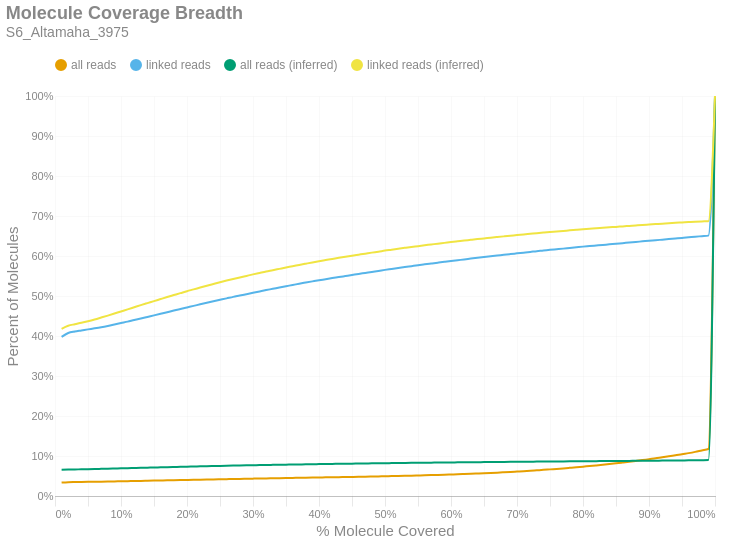

The cell this chart's notebook holds for it:
### Markdown cell above
### Molecule Read Coverage
This chart shows molecule coverage breadth as computed by the number of bases aligned to that molecule. In other words, "*how much of each unique long molecule is actually sequenced/aligned?*" Keep in mind there is a distinction between sequences and alignments, since some sequences belonging to a particular molecule may not align well and wouldn't appear in the alignment data. This chart also shows molecule coverage breadth as computed by the *inferred fragment* from which the aligned sequences originate. Unlike read coverage, this calculation takes into account the total insert size, including unsequenced gaps between the forward and reverse reads. Like the previous figures, these are cumulative percents.

### Code cell
if SKIPLR:
    print_html(f"Skipped")
else:
    binned_df = consolidated_hist(valids['coverage_bp'], mask, 0.01, True)
    binned_df_inf = consolidated_hist(valids['coverage_inserts'], mask, 0.01, True)
    binned_df = binned_df.with_columns(pl.lit(binned_df_inf['all reads (cumsum)']).alias('all reads (inferred)'))
    binned_df = binned_df.with_columns(pl.lit(binned_df_inf['linked reads (cumsum)']).alias('linked reads (inferred)'))
    binned_df = binned_df.with_columns(
        (pl.col('bin').cast(pl.Float64) + 0.01).alias('right_edge')
    )

    with SafeRender(binned_df):
        (
            density_plot(binned_df, 'Molecule Coverage Breadth', samplename, 'molcov', ['all reads (inferred)','linked reads (inferred)'])
            .encode(
                #x=alt.X('bin:Q', title="% Molecule Covered").axis(format = '%').scale(padding=0),
                x=alt.X('right_edge:Q', title="% Molecule Covered").axis(format='%').scale(padding=0),
                y=alt.Y('value:Q', title='Percent of Molecules')
                    .axis(format='%')
                    .stack(False)
                    .scale(domainMin=0, padding=0),
                color=alt.Color("key:N").scale(domain = ["all reads", "linked reads", "all reads (inferred)", "linked reads (inferred)"]),
                tooltip = [
                    alt.Tooltip("key:N", title = "Data Type"),
                    alt.Tooltip("range_label:N", title="% Molecule Covered"),
                    alt.Tooltip("value:Q", format = ".2%", title="% Molecules")
                ]
            )
        ).display()

### Figure 1 — Vega-Lite specification as saved in the notebook (floating-point values rounded to 4 significant figures)
{"width": "container", "height": 400, "config": {"title": {"anchor": "start", "dy": -15, "fontSize": 18, "color": "#888888", "subtitleColor": "#888888", "subtitleFontSize": 14}, "arc": {"fill": "#0072B2"}, "axis": {"domainColor": "#888888", "domainWidth": 0.5, "gridWidth": 0.2, "grid": false, "titleFontWeight": 400, "titleFontSize": 15, "labelFontSize": 11, "labelColor": "#888888", "tickColor": "#888888", "tickWidth": 0.2, "titleColor": "#888888"}, "axisBand": {"grid": false}, "axisX": {"grid": true, "tickSize": 10, "domainCap": "round"}, "axisY": {"domain": false, "grid": true, "tickSize": 0, "domainCap": "round"}, "background": "transparent", "header": {"labelFontSize": 15, "labelColor": "#888888", "titleFontSize": 15, "titleFontWeight": 600, "titleColor": "#888888"}, "legend": {"labelFont": "sans-serif", "labelFontSize": 12, "labelColor": "#888888", "symbolSize": 100, "symbolType": "circle", "titleFontSize": 12, "titlePadding": 10, "titleColor": "#888888", "title": null, "orient": "top"}, "range": {"category": ["#E69F00", "#56B4E9", "#009E73", "#F0E442", "#0072B2", "#D55E00", "#CC79A7", "#000000"], "diverging": ["#cfe8f3", "#a2d4ec", "#73bfe2", "#46abdb", "#1696d2", "#12719e"]}, "area": {"fill": "#0072B2", "fillOpacity": 0.7, "line": true, "strokeOpacity": 0.7}, "line": {"color": "#0072B2", "stroke": "#0072B2", "strokeWidth": 2}, "trail": {"color": "#0072B2", "stroke": "#0072B2", "strokeWidth": 0, "size": 1}, "point": {"filled": true, "fillOpacity": 1.0, "size": 95}, "text": {"color": "#888888", "fontSize": 11, "align": "right", "fontWeight": 400, "size": 11}, "bar": {"fill": "#0072B2", "stroke": null}, "view": {"stroke": null, "continuousWidth": 660, "continuousHeight": 400}}, "data": {"name": "data-beb1f679394db151fe827691fe0367a9"}, "mark": {"type": "line", "interpolate": "monotone", "point": {"opacity": 0, "size": 275}}, "encoding": {"color": {"field": "key", "scale": {"domain": ["all reads", "linked reads", "all reads (inferred)", "linked reads (inferred)"]}, "type": "nominal"}, "tooltip": [{"field": "key", "title": "Data Type", "type": "nominal"}, {"field": "range_label", "title": "% Molecule Covered", "type": "nominal"}, {"field": "value", "format": ".2%", "title": "% Molecules", "type": "quantitative"}], "x": {"axis": {"format": "%"}, "field": "right_edge", "scale": {"padding": 0}, "title": "% Molecule Covered", "type": "quantitative"}, "y": {"axis": {"format": "%"}, "field": "value", "scale": {"domainMin": 0, "padding": 0}, "stack": false, "title": "Percent of Molecules", "type": "quantitative"}}, "params": [{"name": "param_c36ac31b6afebe62", "select": {"type": "point", "fields": ["key"]}, "bind": "legend"}], "title": {"text": "Molecule Coverage Breadth", "subtitle": "S6_Altamaha_3975"}, "transform": [{"fold": ["all reads (cumsum)", "linked reads (cumsum)", "all reads (inferred)", "linked reads (inferred)"]}, {"calculate": "replace(datum.key, ' (cumsum)', '')", "as": "key"}, {"filter": {"param": "param_c36ac31b6afebe62"}}], "usermeta": {"embedOptions": {"downloadFileName": "S6_Altamaha_3975.molcov"}}, "$schema": "https://vega.github.io/schema/vega-lite/v6.1.0.json", "datasets": {"data-beb1f679394db151fe827691fe0367a9": [{"bin": "0.0", "interval": "0.0-0.01", "all reads": 0.03372, "linked reads": 0.3978, "all reads (cumsum)": 0.03372, "linked reads (cumsum)": 0.3978, "range_label": "0.0-0.01", "all reads (inferred)": 0.06544, "linked reads (inferred)": 0.418, "right_edge": 0.01}, {"bin": "0.01", "interval": "0.01-0.02", "all reads": 0.0008577, "linked reads": 0.00972, "all reads (cumsum)": 0.03457, "linked reads (cumsum)": 0.4076, "range_label": "0.01-0.02", "all reads (inferred)": 0.06608, "linked reads (inferred)": 0.4256, "right_edge": 0.02}, {"bin": "0.02", "interval": "0.02-0.03", "all reads": 0.0003559, "linked reads": 0.003782, "all reads (cumsum)": 0.03493, "linked reads (cumsum)": 0.4113, "range_label": "0.02-0.03", "all reads (inferred)": 0.06641, "linked reads (inferred)": 0.4294, "right_edge": 0.03}, {"bin": "0.03", "interval": "0.03-0.04", "all reads": 0.0002478, "linked reads": 0.002596, "all reads (cumsum)": 0.03518, "linked reads (cumsum)": 0.4139, "range_label": "0.03-0.04", "all reads (inferred)": 0.06671, "linked reads (inferred)": 0.433, "right_edge": 0.04}, {"bin": "0.04", "interval": "0.04-0.05", "all reads": 0.0002419, "linked reads": 0.002648, "all reads (cumsum)": 0.03542, "linked reads (cumsum)": 0.4166, "range_label": "0.04-0.05", "all reads (inferred)": 0.06706, "linked reads (inferred)": 0.4369, "right_edge": 0.05}, {"bin": "0.05", "interval": "0.05-0.06", "all reads": 0.0002345, "linked reads": 0.002534, "all reads (cumsum)": 0.03565, "linked reads (cumsum)": 0.4191, "range_label": "0.05-0.06", "all reads (inferred)": 0.06744, "linked reads (inferred)": 0.4413, "right_edge": 0.06}, {"bin": "0.06", "interval": "0.06-0.07", "all reads": 0.0002492, "linked reads": 0.002756, "all reads (cumsum)": 0.0359, "linked reads (cumsum)": 0.4219, "range_label": "0.06-0.07", "all reads (inferred)": 0.06785, "linked reads (inferred)": 0.4461, "right_edge": 0.07}, {"bin": "0.07", "interval": "0.07-0.08", "all reads": 0.0002863, "linked reads": 0.00322, "all reads (cumsum)": 0.03619, "linked reads (cumsum)": 0.4251, "range_label": "0.07-0.08", "all reads (inferred)": 0.06826, "linked reads (inferred)": 0.451, "right_edge": 0.08}, {"bin": "0.08", "interval": "0.08-0.09", "all reads": 0.0003092, "linked reads": 0.00356, "all reads (cumsum)": 0.0365, "linked reads (cumsum)": 0.4287, "range_label": "0.08-0.09", "all reads (inferred)": 0.0687, "linked reads (inferred)": 0.4562, "right_edge": 0.09}, {"bin": "0.09", "interval": "0.09-0.1", "all reads": 0.0003233, "linked reads": 0.003668, "all reads (cumsum)": 0.03682, "linked reads (cumsum)": 0.4323, "range_label": "0.09-0.1", "all reads (inferred)": 0.06914, "linked reads (inferred)": 0.4614, "right_edge": 0.1}, {"bin": "0.1", "interval": "0.1-0.11", "all reads": 0.00031, "linked reads": 0.003553, "all reads (cumsum)": 0.03713, "linked reads (cumsum)": 0.4359, "range_label": "0.1-0.11", "all reads (inferred)": 0.06957, "linked reads (inferred)": 0.4665, "right_edge": 0.11}, {"bin": "0.11", "interval": "0.11-0.12", "all reads": 0.0003471, "linked reads": 0.003987, "all reads (cumsum)": 0.03748, "linked reads (cumsum)": 0.4399, "range_label": "0.11-0.12", "all reads (inferred)": 0.07002, "linked reads (inferred)": 0.4718, "right_edge": 0.12}, {"bin": "0.12", "interval": "0.12-0.13", "all reads": 0.0003281, "linked reads": 0.00374, "all reads (cumsum)": 0.03781, "linked reads (cumsum)": 0.4436, "range_label": "0.12-0.13", "all reads (inferred)": 0.07047, "linked reads (inferred)": 0.4771, "right_edge": 0.13}, {"bin": "0.13", "interval": "0.13-0.14", "all reads": 0.0003437, "linked reads": 0.003955, "all reads (cumsum)": 0.03815, "linked reads (cumsum)": 0.4476, "range_label": "0.13-0.14", "all reads (inferred)": 0.0709, "linked reads (inferred)": 0.4822, "right_edge": 0.14}, {"bin": "0.14", "interval": "0.14-0.15", "all reads": 0.0003417, "linked reads": 0.003935, "all reads (cumsum)": 0.03849, "linked reads (cumsum)": 0.4515, "range_label": "0.14-0.15", "all reads (inferred)": 0.07132, "linked reads (inferred)": 0.4872, "right_edge": 0.15}, {"bin": "0.15", "interval": "0.15-0.16", "all reads": 0.0003428, "linked reads": 0.003973, "all reads (cumsum)": 0.03884, "linked reads (cumsum)": 0.4555, "range_label": "0.15-0.16", "all reads (inferred)": 0.07175, "linked reads (inferred)": 0.4924, "right_edge": 0.16}, {"bin": "0.16", "interval": "0.16-0.17", "all reads": 0.0003454, "linked reads": 0.004014, "all reads (cumsum)": 0.03918, "linked reads (cumsum)": 0.4595, "range_label": "0.16-0.17", "all reads (inferred)": 0.07218, "linked reads (inferred)": 0.4975, "right_edge": 0.17}, {"bin": "0.17", "interval": "0.17-0.18", "all reads": 0.0003593, "linked reads": 0.004143, "all reads (cumsum)": 0.03954, "linked reads (cumsum)": 0.4636, "range_label": "0.17-0.18", "all reads (inferred)": 0.0726, "linked reads (inferred)": 0.5023, "right_edge": 0.18}, {"bin": "0.18", "interval": "0.18-0.19", "all reads": 0.0003423, "linked reads": 0.003935, "all reads (cumsum)": 0.03988, "linked reads (cumsum)": 0.4676, "range_label": "0.18-0.19", "all reads (inferred)": 0.073, "linked reads (inferred)": 0.5072, "right_edge": 0.19}, {"bin": "0.19", "interval": "0.19-0.2", "all reads": 0.000331, "linked reads": 0.003855, "all reads (cumsum)": 0.04021, "linked reads (cumsum)": 0.4714, "range_label": "0.19-0.2", "all reads (inferred)": 0.07341, "linked reads (inferred)": 0.512, "right_edge": 0.2}, {"bin": "0.2", "interval": "0.2-0.21", "all reads": 0.0003329, "linked reads": 0.003834, "all reads (cumsum)": 0.04055, "linked reads (cumsum)": 0.4752, "range_label": "0.2-0.21", "all reads (inferred)": 0.07379, "linked reads (inferred)": 0.5165, "right_edge": 0.21}, {"bin": "0.21", "interval": "0.21-0.22", "all reads": 0.0003397, "linked reads": 0.003924, "all reads (cumsum)": 0.04089, "linked reads (cumsum)": 0.4792, "range_label": "0.21-0.22", "all reads (inferred)": 0.07418, "linked reads (inferred)": 0.5212, "right_edge": 0.22}, {"bin": "0.22", "interval": "0.22-0.23", "all reads": 0.0003293, "linked reads": 0.00382, "all reads (cumsum)": 0.04122, "linked reads (cumsum)": 0.483, "range_label": "0.22-0.23", "all reads (inferred)": 0.07456, "linked reads (inferred)": 0.5257, "right_edge": 0.23}, {"bin": "0.23", "interval": "0.23-0.24", "all reads": 0.0003264, "linked reads": 0.00374, "all reads (cumsum)": 0.04154, "linked reads (cumsum)": 0.4867, "range_label": "0.23-0.24", "all reads (inferred)": 0.07493, "linked reads (inferred)": 0.5301, "right_edge": 0.24}, {"bin": "0.24", "interval": "0.24-0.25", "all reads": 0.0003185, "linked reads": 0.003675, "all reads (cumsum)": 0.04186, "linked reads (cumsum)": 0.4904, "range_label": "0.24-0.25", "all reads (inferred)": 0.07529, "linked reads (inferred)": 0.5344, "right_edge": 0.25}, {"bin": "0.25", "interval": "0.25-0.26", "all reads": 0.0003188, "linked reads": 0.003675, "all reads (cumsum)": 0.04218, "linked reads (cumsum)": 0.4941, "range_label": "0.25-0.26", "all reads (inferred)": 0.07564, "linked reads (inferred)": 0.5386, "right_edge": 0.26}, {"bin": "0.26", "interval": "0.26-0.27", "all reads": 0.0003222, "linked reads": 0.00373, "all reads (cumsum)": 0.0425, "linked reads (cumsum)": 0.4978, "range_label": "0.26-0.27", "all reads (inferred)": 0.07598, "linked reads (inferred)": 0.5426, "right_edge": 0.27}, {"bin": "0.27", "interval": "0.27-0.28", "all reads": 0.0002962, "linked reads": 0.003352, "all reads (cumsum)": 0.0428, "linked reads (cumsum)": 0.5012, "range_label": "0.27-0.28", "all reads (inferred)": 0.07631, "linked reads (inferred)": 0.5465, "right_edge": 0.28}, {"bin": "0.28", "interval": "0.28-0.29", "all reads": 0.000303, "linked reads": 0.003435, "all reads (cumsum)": 0.0431, "linked reads (cumsum)": 0.5046, "range_label": "0.28-0.29", "all reads (inferred)": 0.07663, "linked reads (inferred)": 0.5502, "right_edge": 0.29}, {"bin": "0.29", "interval": "0.29-0.3", "all reads": 0.0003032, "linked reads": 0.003428, "all reads (cumsum)": 0.0434, "linked reads (cumsum)": 0.508, "range_label": "0.29-0.3", "all reads (inferred)": 0.07694, "linked reads (inferred)": 0.554, "right_edge": 0.3}, {"bin": "0.3", "interval": "0.3-0.31", "all reads": 0.0003035, "linked reads": 0.003404, "all reads (cumsum)": 0.04371, "linked reads (cumsum)": 0.5114, "range_label": "0.3-0.31", "all reads (inferred)": 0.07725, "linked reads (inferred)": 0.5576, "right_edge": 0.31}, {"bin": "0.31", "interval": "0.31-0.32", "all reads": 0.0003069, "linked reads": 0.00339, "all reads (cumsum)": 0.04401, "linked reads (cumsum)": 0.5148, "range_label": "0.31-0.32", "all reads (inferred)": 0.07755, "linked reads (inferred)": 0.5612, "right_edge": 0.32}, {"bin": "0.32", "interval": "0.32-0.33", "all reads": 0.0002911, "linked reads": 0.003217, "all reads (cumsum)": 0.04431, "linked reads (cumsum)": 0.518, "range_label": "0.32-0.33", "all reads (inferred)": 0.07783, "linked reads (inferred)": 0.5645, "right_edge": 0.33}, {"bin": "0.33", "interval": "0.33-0.34", "all reads": 0.0003001, "linked reads": 0.003307, "all reads (cumsum)": 0.04461, "linked reads (cumsum)": 0.5213, "range_label": "0.33-0.34", "all reads (inferred)": 0.07811, "linked reads (inferred)": 0.5678, "right_edge": 0.34}, {"bin": "0.34", "interval": "0.34-0.35", "all reads": 0.0002933, "linked reads": 0.003182, "all reads (cumsum)": 0.0449, "linked reads (cumsum)": 0.5245, "range_label": "0.34-0.35", "all reads (inferred)": 0.07839, "linked reads (inferred)": 0.5712, "right_edge": 0.35}, {"bin": "0.35", "interval": "0.35-0.36", "all reads": 0.0002767, "linked reads": 0.002964, "all reads (cumsum)": 0.04518, "linked reads (cumsum)": 0.5275, "range_label": "0.35-0.36", "all reads (inferred)": 0.07867, "linked reads (inferred)": 0.5743, "right_edge": 0.36}, {"bin": "0.36", "interval": "0.36-0.37", "all reads": 0.0002984, "linked reads": 0.00322, "all reads (cumsum)": 0.04547, "linked reads (cumsum)": 0.5307, "range_label": "0.36-0.37", "all reads (inferred)": 0.07894, "linked reads (inferred)": 0.5776, "right_edge": 0.37}, {"bin": "0.37", "interval": "0.37-0.38", "all reads": 0.0002789, "linked reads": 0.002929, "all reads (cumsum)": 0.04575, "linked reads (cumsum)": 0.5336, "range_label": "0.37-0.38", "all reads (inferred)": 0.07922, "linked reads (inferred)": 0.5808, "right_edge": 0.38}, {"bin": "0.38", "interval": "0.38-0.39", "all reads": 0.0002798, "linked reads": 0.002884, "all reads (cumsum)": 0.04603, "linked reads (cumsum)": 0.5365, "range_label": "0.38-0.39", "all reads (inferred)": 0.07948, "linked reads (inferred)": 0.584, "right_edge": 0.39}, {"bin": "0.39", "interval": "0.39-0.4", "all reads": 0.0002809, "linked reads": 0.002853, "all reads (cumsum)": 0.04631, "linked reads (cumsum)": 0.5394, "range_label": "0.39-0.4", "all reads (inferred)": 0.07973, "linked reads (inferred)": 0.5869, "right_edge": 0.4}, {"bin": "0.4", "interval": "0.4-0.41", "all reads": 0.0002716, "linked reads": 0.002662, "all reads (cumsum)": 0.04659, "linked reads (cumsum)": 0.542, "range_label": "0.4-0.41", "all reads (inferred)": 0.07998, "linked reads (inferred)": 0.5897, "right_edge": 0.41}, {"bin": "0.41", "interval": "0.41-0.42", "all reads": 0.0002843, "linked reads": 0.002742, "all reads (cumsum)": 0.04687, "linked reads (cumsum)": 0.5448, "range_label": "0.41-0.42", "all reads (inferred)": 0.08022, "linked reads (inferred)": 0.5925, "right_edge": 0.42}, {"bin": "0.42", "interval": "0.42-0.43", "all reads": 0.0002614, "linked reads": 0.002479, "all reads (cumsum)": 0.04713, "linked reads (cumsum)": 0.5473, "range_label": "0.42-0.43", "all reads (inferred)": 0.08047, "linked reads (inferred)": 0.5954, "right_edge": 0.43}, {"bin": "0.43", "interval": "0.43-0.44", "all reads": 0.0002888, "linked reads": 0.002621, "all reads (cumsum)": 0.04742, "linked reads (cumsum)": 0.5499, "range_label": "0.43-0.44", "all reads (inferred)": 0.0807, "linked reads (inferred)": 0.5981, "right_edge": 0.44}, {"bin": "0.44", "interval": "0.44-0.45", "all reads": 0.0002953, "linked reads": 0.002621, "all reads (cumsum)": 0.04772, "linked reads (cumsum)": 0.5525, "range_label": "0.44-0.45", "all reads (inferred)": 0.08093, "linked reads (inferred)": 0.6007, "right_edge": 0.45}, {"bin": "0.45", "interval": "0.45-0.46", "all reads": 0.0003081, "linked reads": 0.002652, "all reads (cumsum)": 0.04802, "linked reads (cumsum)": 0.5552, "range_label": "0.45-0.46", "all reads (inferred)": 0.08115, "linked reads (inferred)": 0.6033, "right_edge": 0.46}, {"bin": "0.46", "interval": "0.46-0.47", "all reads": 0.000314, "linked reads": 0.002517, "all reads (cumsum)": 0.04834, "linked reads (cumsum)": 0.5577, "range_label": "0.46-0.47", "all reads (inferred)": 0.08137, "linked reads (inferred)": 0.6059, "right_edge": 0.47}, {"bin": "0.47", "interval": "0.47-0.48", "all reads": 0.0003256, "linked reads": 0.002558, "all reads (cumsum)": 0.04866, "linked reads (cumsum)": 0.5602, "range_label": "0.47-0.48", "all reads (inferred)": 0.0816, "linked reads (inferred)": 0.6085, "right_edge": 0.48}, {"bin": "0.48", "interval": "0.48-0.49", "all reads": 0.0003383, "linked reads": 0.002458, "all reads (cumsum)": 0.049, "linked reads (cumsum)": 0.5627, "range_label": "0.48-0.49", "all reads (inferred)": 0.08181, "linked reads (inferred)": 0.6109, "right_edge": 0.49}, {"bin": "0.49", "interval": "0.49-0.5", "all reads": 0.000366, "linked reads": 0.002614, "all reads (cumsum)": 0.04937, "linked reads (cumsum)": 0.5653, "range_label": "0.49-0.5", "all reads (inferred)": 0.08204, "linked reads (inferred)": 0.6135, "right_edge": 0.5}, {"bin": "0.5", "interval": "0.5-0.51", "all reads": 0.0003428, "linked reads": 0.00233, "all reads (cumsum)": 0.04971, "linked reads (cumsum)": 0.5676, "range_label": "0.5-0.51", "all reads (inferred)": 0.08224, "linked reads (inferred)": 0.6158, "right_edge": 0.51}, {"bin": "0.51", "interval": "0.51-0.52", "all reads": 0.0003751, "linked reads": 0.002364, "all reads (cumsum)": 0.05009, "linked reads (cumsum)": 0.57, "range_label": "0.51-0.52", "all reads (inferred)": 0.08244, "linked reads (inferred)": 0.6181, "right_edge": 0.52}, {"bin": "0.52", "interval": "0.52-0.53", "all reads": 0.0003839, "linked reads": 0.002333, "all reads (cumsum)": 0.05047, "linked reads (cumsum)": 0.5723, "range_label": "0.52-0.53", "all reads (inferred)": 0.08264, "linked reads (inferred)": 0.6204, "right_edge": 0.53}, {"bin": "0.53", "interval": "0.53-0.54", "all reads": 0.0004045, "linked reads": 0.002295, "all reads (cumsum)": 0.05087, "linked reads (cumsum)": 0.5746, "range_label": "0.53-0.54", "all reads (inferred)": 0.08284, "linked reads (inferred)": 0.6226, "right_edge": 0.54}, {"bin": "0.54", "interval": "0.54-0.55", "all reads": 0.0004421, "linked reads": 0.002305, "all reads (cumsum)": 0.05132, "linked reads (cumsum)": 0.5769, "range_label": "0.54-0.55", "all reads (inferred)": 0.08302, "linked reads (inferred)": 0.6247, "right_edge": 0.55}, {"bin": "0.55", "interval": "0.55-0.56", "all reads": 0.0004461, "linked reads": 0.002174, "all reads (cumsum)": 0.05176, "linked reads (cumsum)": 0.5791, "range_label": "0.55-0.56", "all reads (inferred)": 0.0832, "linked reads (inferred)": 0.6268, "right_edge": 0.56}, {"bin": "0.56", "interval": "0.56-0.57", "all reads": 0.0004704, "linked reads": 0.002132, "all reads (cumsum)": 0.05223, "linked reads (cumsum)": 0.5812, "range_label": "0.56-0.57", "all reads (inferred)": 0.08338, "linked reads (inferred)": 0.6288, "right_edge": 0.57}, {"bin": "0.57", "interval": "0.57-0.58", "all reads": 0.0004851, "linked reads": 0.002125, "all reads (cumsum)": 0.05272, "linked reads (cumsum)": 0.5834, "range_label": "0.57-0.58", "all reads (inferred)": 0.08357, "linked reads (inferred)": 0.6309, "right_edge": 0.58}, {"bin": "0.58", "interval": "0.58-0.59", "all reads": 0.0005086, "linked reads": 0.002111, "all reads (cumsum)": 0.05323, "linked reads (cumsum)": 0.5855, "range_label": "0.58-0.59", "all reads (inferred)": 0.08374, "linked reads (inferred)": 0.6328, "right_edge": 0.59}, {"bin": "0.59", "interval": "0.59-0.6", "all reads": 0.0005437, "linked reads": 0.002073, "all reads (cumsum)": 0.05377, "linked reads (cumsum)": 0.5875, "range_label": "0.59-0.6", "all reads (inferred)": 0.08392, "linked reads (inferred)": 0.6348, "right_edge": 0.6}, {"bin": "0.6", "interval": "0.6-0.61", "all reads": 0.0005448, "linked reads": 0.001976, "all reads (cumsum)": 0.05431, "linked reads (cumsum)": 0.5895, "range_label": "0.6-0.61", "all reads (inferred)": 0.08408, "linked reads (inferred)": 0.6367, "right_edge": 0.61}, {"bin": "0.61", "interval": "0.61-0.62", "all reads": 0.0006071, "linked reads": 0.001851, "all reads (cumsum)": 0.05492, "linked reads (cumsum)": 0.5914, "range_label": "0.61-0.62", "all reads (inferred)": 0.08425, "linked reads (inferred)": 0.6385, "right_edge": 0.62}, {"bin": "0.62", "interval": "0.62-0.63", "all reads": 0.0006237, "linked reads": 0.002115, "all reads (cumsum)": 0.05555, "linked reads (cumsum)": 0.5935, "range_label": "0.62-0.63", "all reads (inferred)": 0.08443, "linked reads (inferred)": 0.6404, "right_edge": 0.63}, {"bin": "0.63", "interval": "0.63-0.64", "all reads": 0.0006679, "linked reads": 0.002004, "all reads (cumsum)": 0.05621, "linked reads (cumsum)": 0.5955, "range_label": "0.63-0.64", "all reads (inferred)": 0.08459, "linked reads (inferred)": 0.6423, "right_edge": 0.64}, {"bin": "0.64", "interval": "0.64-0.65", "all reads": 0.0006863, "linked reads": 0.001907, "all reads (cumsum)": 0.0569, "linked reads (cumsum)": 0.5974, "range_label": "0.64-0.65", "all reads (inferred)": 0.08475, "linked reads (inferred)": 0.644, "right_edge": 0.65}, {"bin": "0.65", "interval": "0.65-0.66", "all reads": 0.0007383, "linked reads": 0.00183, "all reads (cumsum)": 0.05764, "linked reads (cumsum)": 0.5992, "range_label": "0.65-0.66", "all reads (inferred)": 0.08491, "linked reads (inferred)": 0.6457, "right_edge": 0.66}, {"bin": "0.66", "interval": "0.66-0.67", "all reads": 0.0007938, "linked reads": 0.00183, "all reads (cumsum)": 0.05843, "linked reads (cumsum)": 0.6011, "range_label": "0.66-0.67", "all reads (inferred)": 0.08507, "linked reads (inferred)": 0.6474, "right_edge": 0.67}, {"bin": "0.67", "interval": "0.67-0.68", "all reads": 0.0008568, "linked reads": 0.001945, "all reads (cumsum)": 0.05929, "linked reads (cumsum)": 0.603, "range_label": "0.67-0.68", "all reads (inferred)": 0.08522, "linked reads (inferred)": 0.6491, "right_edge": 0.68}, {"bin": "0.68", "interval": "0.68-0.69", "all reads": 0.0008863, "linked reads": 0.001813, "all reads (cumsum)": 0.06017, "linked reads (cumsum)": 0.6048, "range_label": "0.68-0.69", "all reads (inferred)": 0.08537, "linked reads (inferred)": 0.6507, "right_edge": 0.69}, {"bin": "0.69", "interval": "0.69-0.7", "all reads": 0.0009428, "linked reads": 0.001765, "all reads (cumsum)": 0.06112, "linked reads (cumsum)": 0.6066, "range_label": "0.69-0.7", "all reads (inferred)": 0.08552, "linked reads (inferred)": 0.6522, "right_edge": 0.7}, {"bin": "0.7", "interval": "0.7-0.71", "all reads": 0.0009471, "linked reads": 0.001775, "all reads (cumsum)": 0.06206, "linked reads (cumsum)": 0.6084, "range_label": "0.7-0.71", "all reads (inferred)": 0.08567, "linked reads (inferred)": 0.6539, "right_edge": 0.71}, {"bin": "0.71", "interval": "0.71-0.72", "all reads": 0.001006, "linked reads": 0.001792, "all reads (cumsum)": 0.06307, "linked reads (cumsum)": 0.6101, "range_label": "0.71-0.72", "all reads (inferred)": 0.08582, "linked reads (inferred)": 0.6555, "right_edge": 0.72}, {"bin": "0.72", "interval": "0.72-0.73", "all reads": 0.001133, "linked reads": 0.001921, "all reads (cumsum)": 0.0642, "linked reads (cumsum)": 0.6121, "range_label": "0.72-0.73", "all reads (inferred)": 0.08596, "linked reads (inferred)": 0.6571, "right_edge": 0.73}, {"bin": "0.73", "interval": "0.73-0.74", "all reads": 0.001121, "linked reads": 0.001581, "all reads (cumsum)": 0.06532, "linked reads (cumsum)": 0.6136, "range_label": "0.73-0.74", "all reads (inferred)": 0.08611, "linked reads (inferred)": 0.6586, "right_edge": 0.74}, {"bin": "0.74", "interval": "0.74-0.75", "all reads": 0.001239, "linked reads": 0.001803, "all reads (cumsum)": 0.06656, "linked reads (cumsum)": 0.6155, "range_label": "0.74-0.75", "all reads (inferred)": 0.08625, "linked reads (inferred)": 0.66, "right_edge": 0.75}, {"bin": "0.75", "interval": "0.75-0.76", "all reads": 0.001202, "linked reads": 0.001491, "all reads (cumsum)": 0.06777, "linked reads (cumsum)": 0.6169, "range_label": "0.75-0.76", "all reads (inferred)": 0.08638, "linked reads (inferred)": 0.6613, "right_edge": 0.76}, {"bin": "0.76", "interval": "0.76-0.77", "all reads": 0.001261, "linked reads": 0.001505, "all reads (cumsum)": 0.06903, "linked reads (cumsum)": 0.6184, "range_label": "0.76-0.77", "all reads (inferred)": 0.08651, "linked reads (inferred)": 0.6628, "right_edge": 0.77}, {"bin": "0.77", "interval": "0.77-0.78", "all reads": 0.001384, "linked reads": 0.001733, "all reads (cumsum)": 0.07041, "linked reads (cumsum)": 0.6202, "range_label": "0.77-0.78", "all reads (inferred)": 0.08665, "linked reads (inferred)": 0.6641, "right_edge": 0.78}, {"bin": "0.78", "interval": "0.78-0.79", "all reads": 0.001416, "linked reads": 0.001629, "all reads (cumsum)": 0.07183, "linked reads (cumsum)": 0.6218, "range_label": "0.78-0.79", "all reads (inferred)": 0.08679, "linked reads (inferred)": 0.6655, "right_edge": 0.79}, {"bin": "0.79", "interval": "0.79-0.8", "all reads": 0.001572, "linked reads": 0.001629, "all reads (cumsum)": 0.0734, "linked reads (cumsum)": 0.6234, "range_label": "0.79-0.8", "all reads (inferred)": 0.08692, "linked reads (inferred)": 0.6669, "right_edge": 0.8}, {"bin": "0.8", "interval": "0.8-0.81", "all reads": 0.001447, "linked reads": 0.001366, "all reads (cumsum)": 0.07485, "linked reads (cumsum)": 0.6248, "range_label": "0.8-0.81", "all reads (inferred)": 0.08704, "linked reads (inferred)": 0.6681, "right_edge": 0.81}, {"bin": "0.81", "interval": "0.81-0.82", "all reads": 0.001596, "linked reads": 0.001421, "all reads (cumsum)": 0.07644, "linked reads (cumsum)": 0.6262, "range_label": "0.81-0.82", "all reads (inferred)": 0.08716, "linked reads (inferred)": 0.6692, "right_edge": 0.82}, {"bin": "0.82", "interval": "0.82-0.83", "all reads": 0.001664, "linked reads": 0.001428, "all reads (cumsum)": 0.07811, "linked reads (cumsum)": 0.6277, "range_label": "0.82-0.83", "all reads (inferred)": 0.08729, "linked reads (inferred)": 0.6705, "right_edge": 0.83}, {"bin": "0.83", "interval": "0.83-0.84", "all reads": 0.001723, "linked reads": 0.001508, "all reads (cumsum)": 0.07983, "linked reads (cumsum)": 0.6292, "range_label": "0.83-0.84", "all reads (inferred)": 0.08741, "linked reads (inferred)": 0.6717, "right_edge": 0.84}, {"bin": "0.84", "interval": "0.84-0.85", "all reads": 0.001811, "linked reads": 0.001414, "all reads (cumsum)": 0.08164, "linked reads (cumsum)": 0.6306, "range_label": "0.84-0.85", "all reads (inferred)": 0.08753, "linked reads (inferred)": 0.6728, "right_edge": 0.85}, {"bin": "0.85", "interval": "0.85-0.86", "all reads": 0.001922, "linked reads": 0.001543, "all reads (cumsum)": 0.08356, "linked reads (cumsum)": 0.6321, "range_label": "0.85-0.86", "all reads (inferred)": 0.08766, "linked reads (inferred)": 0.674, "right_edge": 0.86}, {"bin": "0.86", "interval": "0.86-0.87", "all reads": 0.001966, "linked reads": 0.001456, "all reads (cumsum)": 0.08553, "linked reads (cumsum)": 0.6336, "range_label": "0.86-0.87", "all reads (inferred)": 0.08779, "linked reads (inferred)": 0.6752, "right_edge": 0.87}, {"bin": "0.87", "interval": "0.87-0.88", "all reads": 0.002077, "linked reads": 0.001557, "all reads (cumsum)": 0.0876, "linked reads (cumsum)": 0.6351, "range_label": "0.87-0.88", "all reads (inferred)": 0.08793, "linked reads (inferred)": 0.6764, "right_edge": 0.88}, {"bin": "0.88", "interval": "0.88-0.89", "all reads": 0.002131, "linked reads": 0.001446, "all reads (cumsum)": 0.08974, "linked reads (cumsum)": 0.6366, "range_label": "0.88-0.89", "all reads (inferred)": 0.08805, "linked reads (inferred)": 0.6776, "right_edge": 0.89}, {"bin": "0.89", "interval": "0.89-0.9", "all reads": 0.002282, "linked reads": 0.001498, "all reads (cumsum)": 0.09202, "linked reads (cumsum)": 0.6381, "range_label": "0.89-0.9", "all reads (inferred)": 0.08818, "linked reads (inferred)": 0.6787, "right_edge": 0.9}, {"bin": "0.9", "interval": "0.9-0.91", "all reads": 0.002169, "linked reads": 0.00131, "all reads (cumsum)": 0.09419, "linked reads (cumsum)": 0.6394, "range_label": "0.9-0.91", "all reads (inferred)": 0.08831, "linked reads (inferred)": 0.6797, "right_edge": 0.91}, {"bin": "0.91", "interval": "0.91-0.92", "all reads": 0.002597, "linked reads": 0.001466, "all reads (cumsum)": 0.09678, "linked reads (cumsum)": 0.6409, "range_label": "0.91-0.92", "all reads (inferred)": 0.08845, "linked reads (inferred)": 0.6808, "right_edge": 0.92}, {"bin": "0.92", "interval": "0.92-0.93", "all reads": 0.002336, "linked reads": 0.001453, "all reads (cumsum)": 0.09912, "linked reads (cumsum)": 0.6423, "range_label": "0.92-0.93", "all reads (inferred)": 0.08859, "linked reads (inferred)": 0.6818, "right_edge": 0.93}, {"bin": "0.93", "interval": "0.93-0.94", "all reads": 0.002559, "linked reads": 0.001449, "all reads (cumsum)": 0.1017, "linked reads (cumsum)": 0.6438, "range_label": "0.93-0.94", "all reads (inferred)": 0.08875, "linked reads (inferred)": 0.6829, "right_edge": 0.94}, {"bin": "0.94", "interval": "0.94-0.95", "all reads": 0.002901, "linked reads": 0.001442, "all reads (cumsum)": 0.1046, "linked reads (cumsum)": 0.6452, "range_label": "0.94-0.95", "all reads (inferred)": 0.0889, "linked reads (inferred)": 0.6838, "right_edge": 0.95}, {"bin": "0.95", "interval": "0.95-0.96", "all reads": 0.002586, "linked reads": 0.001466, "all reads (cumsum)": 0.1072, "linked reads (cumsum)": 0.6467, "range_label": "0.95-0.96", "all reads (inferred)": 0.08909, "linked reads (inferred)": 0.6849, "right_edge": 0.96}, {"bin": "0.96", "interval": "0.96-0.97", "all reads": 0.003118, "linked reads": 0.001577, "all reads (cumsum)": 0.1103, "linked reads (cumsum)": 0.6482, "range_label": "0.96-0.97", "all reads (inferred)": 0.08926, "linked reads (inferred)": 0.6858, "right_edge": 0.97}, {"bin": "0.97", "interval": "0.97-0.98", "all reads": 0.003715, "linked reads": 0.001338, "all reads (cumsum)": 0.114, "linked reads (cumsum)": 0.6496, "range_label": "0.97-0.98", "all reads (inferred)": 0.08952, "linked reads (inferred)": 0.6865, "right_edge": 0.98}, {"bin": "0.98", "interval": "0.98-0.99", "all reads": 0.003579, "linked reads": 0.00139, "all reads (cumsum)": 0.1176, "linked reads (cumsum)": 0.651, "range_label": "0.98-0.99", "all reads (inferred)": 0.09, "linked reads (inferred)": 0.687, "right_edge": 0.99}, {"bin": "0.99", "interval": "0.99-1.0", "all reads": 0.8824, "linked reads": 0.349, "all reads (cumsum)": 1.0, "linked reads (cumsum)": 1.0, "range_label": "0.99-1.0", "all reads (inferred)": 1.0, "linked reads (inferred)": 1.0, "right_edge": 1.0}]}}
